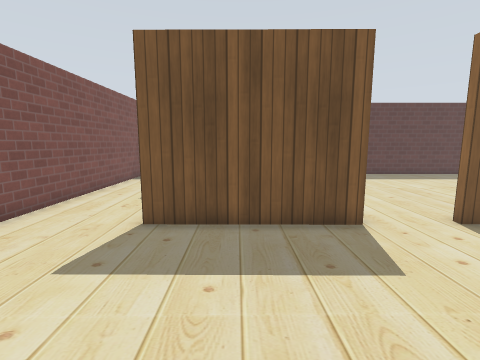
view 1 (above)

17 first-person views from a walk through a Gazebo world. The camera is 1.1 m above the floor, tilts 8° down and sees 85° across. The floor is counted in squares, 0.5 m on a side. Each view is taken from the middle of a square. On the plan, view 1 faces up. The plan holds only what a view shows up to about 16 squares ahead; the rest is blank. The place goes on beyond the plan. Simple patterns stand in for the simulator's built-in surfaces.

view 2
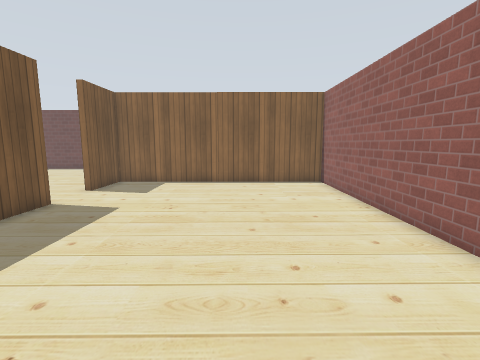

view 3
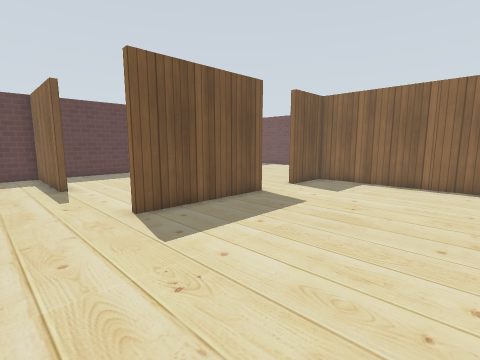

view 4
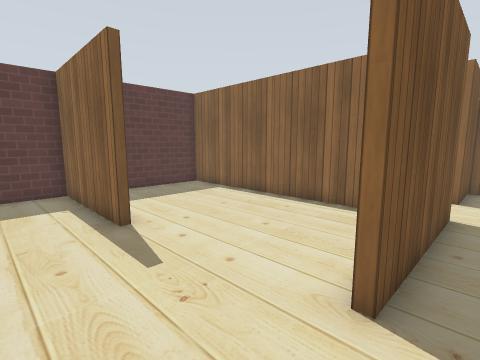

view 5
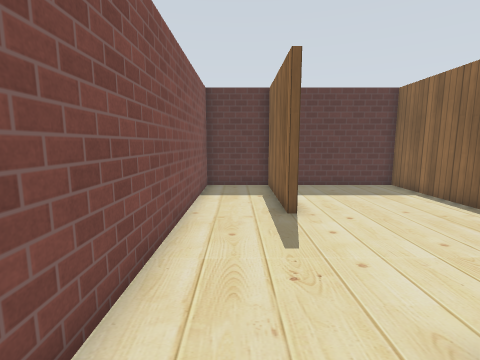

view 6
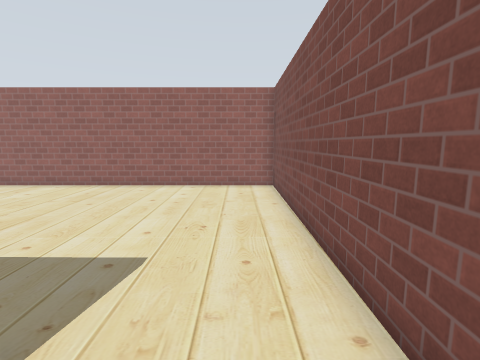

view 7
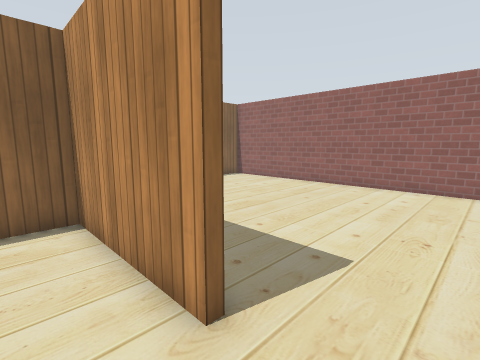

view 8
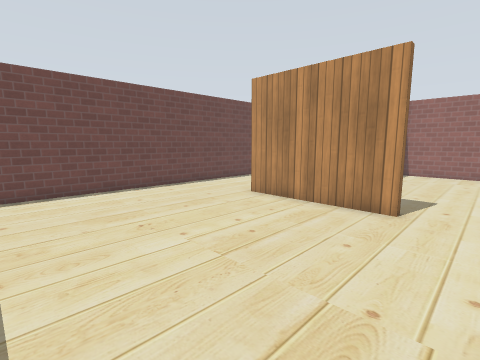

view 9
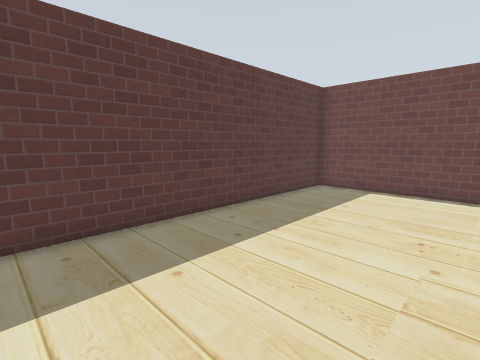

view 10
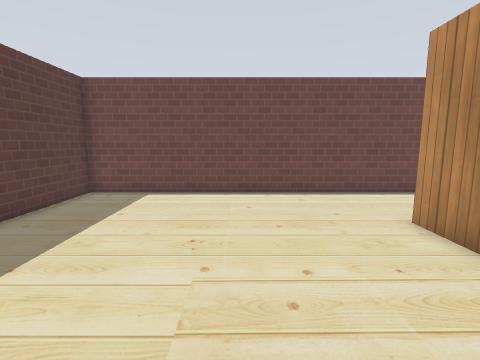

view 11
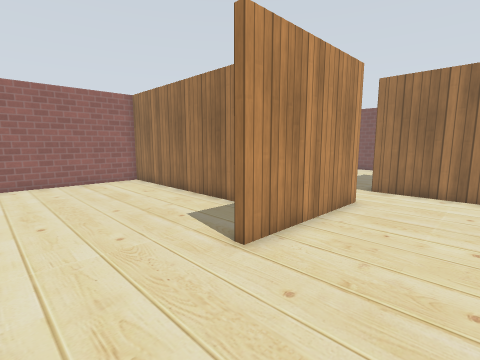

view 12
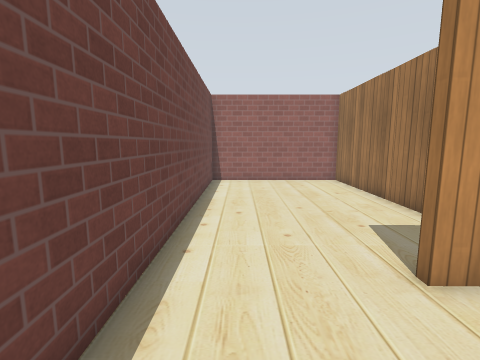

view 13
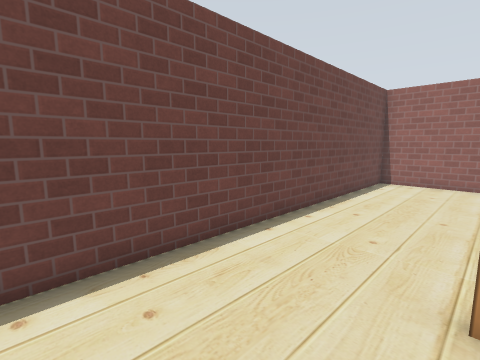

view 14
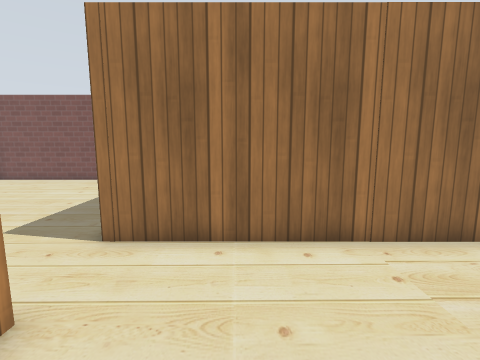

view 15
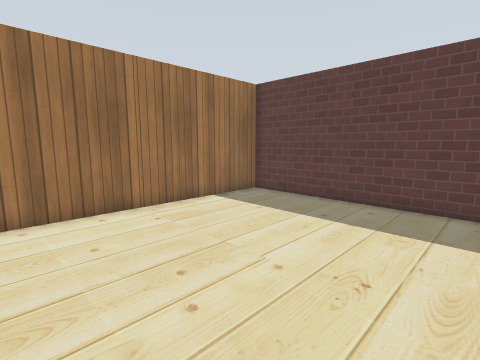

view 16
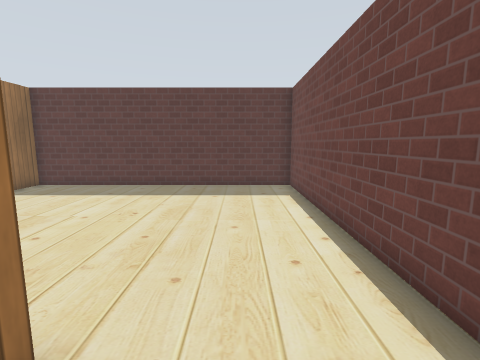

view 17
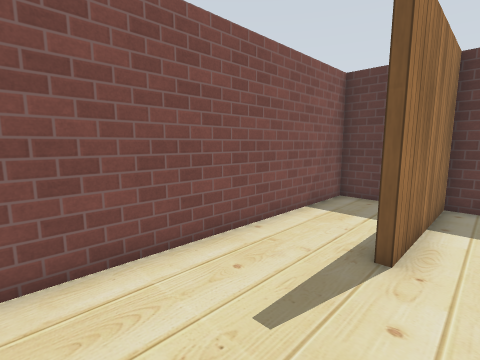

### Floor plan
Points are (right, up) in squares from view 1. A wall is a line through its corners. A room is listed if a view was taken in it or the views show most of it. See-through windows are left out.
Room 1 (views 1, 2, 3, 4, 5)
walls: (3.3, 6.9) (-2.7, 6.9) (-2.7, 7.3); (-6.7, 7.5) (-6.7, -4.7) (9, -4.7) (9, 6.8) (6, 6.9)
ways out: opening at (-4.5, 7) to room 2; opening at (5, 7) to room 3
Room 2 (views 6, 7, 17)
walls: (-3.5, 13) (-3.5, 18.7) (-6.7, 18.7) (-6.7, 7.5); (-2.7, 7.3) (3, 7.3) (3, 18.7) (-3.2, 18.7) (-3.2, 13)
ways out: opening at (-4.5, 7) to room 1
Room 3 (views 8, 9, 10, 11, 12, 13, 14, 15)
walls: (6, 7.2) (12.1, 7.2); (16.7, 6.5) (16.7, 18.7) (3.3, 18.7) (3.3, 6.9)
ways out: opening at (5, 7) to room 1; opening at (14.5, 7) to room 4
Room 4 (view 16)
walls: (9.2, 4) (9.2, -4.7) (16.7, -4.7) (16.7, 6.5)
ways out: opening at (14.5, 7) to room 3

Where each view was taken, in squares from view 1:
view 1: 0 up, 0 right, facing up
view 2: 0 up, 6 left, facing right
view 3: 1 down, 6 left, facing up-right
view 4: 6 up, 6 left, facing up-right
view 5: 5 up, 5 left, facing up
view 6: 9 up, 5 left, facing down
view 7: 9 up, 5 left, facing down-right
view 8: 16 up, 4 right, facing down-right
view 9: 12 up, 4 right, facing up-right
view 10: 12 up, 5 right, facing right
view 11: 11 up, 16 right, facing down-left
view 12: 11 up, 15 right, facing down
view 13: 11 up, 12 right, facing down-right
view 14: 10 up, 9 right, facing left
view 15: 9 up, 12 right, facing up-left
view 16: 5 up, 14 right, facing up
view 17: 8 up, 2 left, facing up-left
